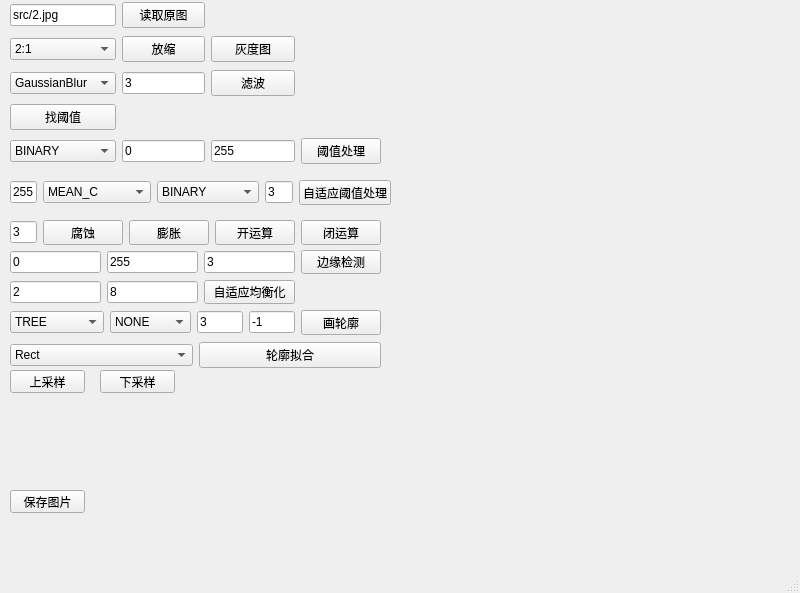
<?xml version="1.0" encoding="UTF-8"?>
<ui version="4.0">
 <class>MainWindow</class>
 <widget class="QMainWindow" name="MainWindow">
  <property name="geometry">
   <rect>
    <x>0</x>
    <y>0</y>
    <width>800</width>
    <height>593</height>
   </rect>
  </property>
  <property name="windowTitle">
   <string>MainWindow</string>
  </property>
  <widget class="QWidget" name="centralwidget">
   <widget class="QWidget" name="gridLayoutWidget">
    <property name="geometry">
     <rect>
      <x>10</x>
      <y>0</y>
      <width>371</width>
      <height>171</height>
     </rect>
    </property>
    <layout class="QGridLayout" name="gridLayout">
     <item row="6" column="0">
      <widget class="QComboBox" name="comboBox_3">
       <item>
        <property name="text">
         <string>BINARY</string>
        </property>
       </item>
       <item>
        <property name="text">
         <string>BINARY_INV</string>
        </property>
       </item>
       <item>
        <property name="text">
         <string>TRUNC</string>
        </property>
       </item>
       <item>
        <property name="text">
         <string>TOZERO</string>
        </property>
       </item>
       <item>
        <property name="text">
         <string>TOZERO_INV</string>
        </property>
       </item>
       <item>
        <property name="text">
         <string>OTSU</string>
        </property>
       </item>
       <item>
        <property name="text">
         <string>TRIANGLE</string>
        </property>
       </item>
       <item>
        <property name="text">
         <string>MASK</string>
        </property>
       </item>
      </widget>
     </item>
     <item row="1" column="0">
      <widget class="QLineEdit" name="lineEdit">
       <property name="text">
        <string>src/2.jpg</string>
       </property>
      </widget>
     </item>
     <item row="5" column="0">
      <widget class="QPushButton" name="pushButton_5">
       <property name="text">
        <string>找阈值</string>
       </property>
      </widget>
     </item>
     <item row="6" column="1">
      <widget class="QLineEdit" name="lineEdit_3">
       <property name="text">
        <string>0</string>
       </property>
      </widget>
     </item>
     <item row="6" column="3">
      <widget class="QPushButton" name="pushButton_6">
       <property name="text">
        <string>阈值处理</string>
       </property>
      </widget>
     </item>
     <item row="4" column="0">
      <widget class="QComboBox" name="comboBox_2">
       <item>
        <property name="text">
         <string>GaussianBlur</string>
        </property>
       </item>
       <item>
        <property name="text">
         <string>medianBlur</string>
        </property>
       </item>
       <item>
        <property name="text">
         <string>双边滤波</string>
        </property>
       </item>
      </widget>
     </item>
     <item row="6" column="2">
      <widget class="QLineEdit" name="lineEdit_4">
       <property name="text">
        <string>255</string>
       </property>
      </widget>
     </item>
     <item row="4" column="1">
      <widget class="QLineEdit" name="lineEdit_2">
       <property name="text">
        <string>3</string>
       </property>
      </widget>
     </item>
     <item row="4" column="2">
      <widget class="QPushButton" name="pushButton_4">
       <property name="text">
        <string>滤波</string>
       </property>
      </widget>
     </item>
     <item row="1" column="1">
      <widget class="QPushButton" name="pushButton">
       <property name="text">
        <string>读取原图</string>
       </property>
      </widget>
     </item>
     <item row="2" column="0">
      <widget class="QComboBox" name="comboBox">
       <item>
        <property name="text">
         <string>2:1</string>
        </property>
       </item>
       <item>
        <property name="text">
         <string>1:2</string>
        </property>
       </item>
       <item>
        <property name="text">
         <string>500*500</string>
        </property>
       </item>
      </widget>
     </item>
     <item row="2" column="1">
      <widget class="QPushButton" name="pushButton_3">
       <property name="text">
        <string>放缩</string>
       </property>
      </widget>
     </item>
     <item row="2" column="2">
      <widget class="QPushButton" name="pushButton_2">
       <property name="text">
        <string>灰度图</string>
       </property>
      </widget>
     </item>
    </layout>
   </widget>
   <widget class="QWidget" name="horizontalLayoutWidget">
    <property name="geometry">
     <rect>
      <x>10</x>
      <y>220</y>
      <width>371</width>
      <height>25</height>
     </rect>
    </property>
    <layout class="QHBoxLayout" name="horizontalLayout">
     <item>
      <widget class="QLineEdit" name="lineEdit_8">
       <property name="enabled">
        <bool>true</bool>
       </property>
       <property name="text">
        <string>3</string>
       </property>
      </widget>
     </item>
     <item>
      <widget class="QPushButton" name="pushButton_11">
       <property name="text">
        <string>腐蚀</string>
       </property>
      </widget>
     </item>
     <item>
      <widget class="QPushButton" name="pushButton_8">
       <property name="text">
        <string>膨胀</string>
       </property>
      </widget>
     </item>
     <item>
      <widget class="QPushButton" name="pushButton_9">
       <property name="text">
        <string>开运算</string>
       </property>
      </widget>
     </item>
     <item>
      <widget class="QPushButton" name="pushButton_10">
       <property name="text">
        <string>闭运算</string>
       </property>
      </widget>
     </item>
    </layout>
   </widget>
   <widget class="QWidget" name="gridLayoutWidget_2">
    <property name="geometry">
     <rect>
      <x>10</x>
      <y>250</y>
      <width>371</width>
      <height>54</height>
     </rect>
    </property>
    <layout class="QGridLayout" name="gridLayout_2">
     <item row="1" column="0">
      <widget class="QLineEdit" name="lineEdit_11">
       <property name="text">
        <string>2</string>
       </property>
      </widget>
     </item>
     <item row="0" column="0">
      <widget class="QLineEdit" name="lineEdit_5">
       <property name="text">
        <string>0</string>
       </property>
      </widget>
     </item>
     <item row="0" column="3">
      <widget class="QPushButton" name="pushButton_7">
       <property name="text">
        <string>边缘检测</string>
       </property>
      </widget>
     </item>
     <item row="0" column="2">
      <widget class="QLineEdit" name="lineEdit_7">
       <property name="text">
        <string>3</string>
       </property>
      </widget>
     </item>
     <item row="0" column="1">
      <widget class="QLineEdit" name="lineEdit_6">
       <property name="text">
        <string>255</string>
       </property>
      </widget>
     </item>
     <item row="1" column="2">
      <widget class="QPushButton" name="pushButton_14">
       <property name="text">
        <string>自适应均衡化</string>
       </property>
      </widget>
     </item>
     <item row="1" column="1">
      <widget class="QLineEdit" name="lineEdit_12">
       <property name="text">
        <string>8</string>
       </property>
      </widget>
     </item>
    </layout>
   </widget>
   <widget class="QWidget" name="horizontalLayoutWidget_2">
    <property name="geometry">
     <rect>
      <x>10</x>
      <y>180</y>
      <width>381</width>
      <height>25</height>
     </rect>
    </property>
    <layout class="QHBoxLayout" name="horizontalLayout_2">
     <item>
      <widget class="QLineEdit" name="lineEdit_9">
       <property name="text">
        <string>255</string>
       </property>
      </widget>
     </item>
     <item>
      <widget class="QComboBox" name="comboBox_4">
       <item>
        <property name="text">
         <string>MEAN_C</string>
        </property>
       </item>
       <item>
        <property name="text">
         <string>GAUSSIAN_C</string>
        </property>
       </item>
      </widget>
     </item>
     <item>
      <widget class="QComboBox" name="comboBox_5">
       <item>
        <property name="text">
         <string>BINARY</string>
        </property>
       </item>
       <item>
        <property name="text">
         <string>BINARY_INV</string>
        </property>
       </item>
      </widget>
     </item>
     <item>
      <widget class="QLineEdit" name="lineEdit_10">
       <property name="text">
        <string>3</string>
       </property>
      </widget>
     </item>
     <item>
      <widget class="QPushButton" name="pushButton_12">
       <property name="text">
        <string>自适应阈值处理</string>
       </property>
      </widget>
     </item>
    </layout>
   </widget>
   <widget class="QLabel" name="label">
    <property name="geometry">
     <rect>
      <x>390</x>
      <y>-70</y>
      <width>411</width>
      <height>391</height>
     </rect>
    </property>
    <property name="styleSheet">
     <string notr="true">image: url(:/img/Snipaste_2020-07-19_10-38-48.png);</string>
    </property>
    <property name="text">
     <string/>
    </property>
   </widget>
   <widget class="QPushButton" name="pushButton_13">
    <property name="geometry">
     <rect>
      <x>10</x>
      <y>490</y>
      <width>75</width>
      <height>23</height>
     </rect>
    </property>
    <property name="text">
     <string>保存图片</string>
    </property>
   </widget>
   <widget class="QWidget" name="horizontalLayoutWidget_3">
    <property name="geometry">
     <rect>
      <x>10</x>
      <y>310</y>
      <width>371</width>
      <height>25</height>
     </rect>
    </property>
    <layout class="QHBoxLayout" name="horizontalLayout_3">
     <item>
      <widget class="QComboBox" name="comboBox_6">
       <item>
        <property name="text">
         <string>TREE</string>
        </property>
       </item>
       <item>
        <property name="text">
         <string>LIST</string>
        </property>
       </item>
       <item>
        <property name="text">
         <string>CCOMP</string>
        </property>
       </item>
       <item>
        <property name="text">
         <string>EXTERNAL</string>
        </property>
       </item>
      </widget>
     </item>
     <item>
      <widget class="QComboBox" name="comboBox_7">
       <item>
        <property name="text">
         <string>NONE</string>
        </property>
       </item>
       <item>
        <property name="text">
         <string>SIMPLE</string>
        </property>
       </item>
       <item>
        <property name="text">
         <string>TC89_L1</string>
        </property>
       </item>
      </widget>
     </item>
     <item>
      <widget class="QLineEdit" name="lineEdit_13">
       <property name="text">
        <string>3</string>
       </property>
      </widget>
     </item>
     <item>
      <widget class="QLineEdit" name="lineEdit_14">
       <property name="text">
        <string>-1</string>
       </property>
      </widget>
     </item>
     <item>
      <widget class="QPushButton" name="pushButton_15">
       <property name="text">
        <string>画轮廓</string>
       </property>
      </widget>
     </item>
    </layout>
   </widget>
   <widget class="QWidget" name="gridLayoutWidget_3">
    <property name="geometry">
     <rect>
      <x>10</x>
      <y>340</y>
      <width>371</width>
      <height>31</height>
     </rect>
    </property>
    <layout class="QGridLayout" name="gridLayout_3">
     <item row="0" column="0">
      <widget class="QComboBox" name="comboBox_8">
       <item>
        <property name="text">
         <string>Rect</string>
        </property>
       </item>
       <item>
        <property name="text">
         <string>Line</string>
        </property>
       </item>
       <item>
        <property name="text">
         <string>MinRect</string>
        </property>
       </item>
       <item>
        <property name="text">
         <string>Circle</string>
        </property>
       </item>
       <item>
        <property name="text">
         <string>Ellipse</string>
        </property>
       </item>
       <item>
        <property name="text">
         <string>PolyDP</string>
        </property>
       </item>
      </widget>
     </item>
     <item row="0" column="1">
      <widget class="QPushButton" name="pushButton_16">
       <property name="text">
        <string>轮廓拟合</string>
       </property>
      </widget>
     </item>
    </layout>
   </widget>
   <widget class="QPushButton" name="pushButton_17">
    <property name="geometry">
     <rect>
      <x>10</x>
      <y>370</y>
      <width>75</width>
      <height>23</height>
     </rect>
    </property>
    <property name="text">
     <string>上采样</string>
    </property>
   </widget>
   <widget class="QPushButton" name="pushButton_18">
    <property name="geometry">
     <rect>
      <x>100</x>
      <y>370</y>
      <width>75</width>
      <height>23</height>
     </rect>
    </property>
    <property name="text">
     <string>下采样</string>
    </property>
   </widget>
  </widget>
  <widget class="QMenuBar" name="menubar">
   <property name="geometry">
    <rect>
     <x>0</x>
     <y>0</y>
     <width>800</width>
     <height>23</height>
    </rect>
   </property>
  </widget>
  <widget class="QStatusBar" name="statusbar"/>
 </widget>
 <resources>
  <include location="img.qrc"/>
 </resources>
 <connections>
  <connection>
   <sender>pushButton</sender>
   <signal>clicked()</signal>
   <receiver>MainWindow</receiver>
   <slot>GetSrcImg()</slot>
   <hints>
    <hint type="sourcelabel">
     <x>130</x>
     <y>49</y>
    </hint>
    <hint type="destinationlabel">
     <x>244</x>
     <y>253</y>
    </hint>
   </hints>
  </connection>
  <connection>
   <sender>pushButton_2</sender>
   <signal>clicked()</signal>
   <receiver>MainWindow</receiver>
   <slot>GetGrayImg()</slot>
   <hints>
    <hint type="sourcelabel">
     <x>298</x>
     <y>85</y>
    </hint>
    <hint type="destinationlabel">
     <x>244</x>
     <y>268</y>
    </hint>
   </hints>
  </connection>
  <connection>
   <sender>pushButton_5</sender>
   <signal>clicked()</signal>
   <receiver>MainWindow</receiver>
   <slot>FindThresh()</slot>
   <hints>
    <hint type="sourcelabel">
     <x>51</x>
     <y>153</y>
    </hint>
    <hint type="destinationlabel">
     <x>249</x>
     <y>344</y>
    </hint>
   </hints>
  </connection>
  <connection>
   <sender>pushButton_6</sender>
   <signal>clicked()</signal>
   <receiver>MainWindow</receiver>
   <slot>GetThreshImg()</slot>
   <hints>
    <hint type="sourcelabel">
     <x>379</x>
     <y>187</y>
    </hint>
    <hint type="destinationlabel">
     <x>305</x>
     <y>490</y>
    </hint>
   </hints>
  </connection>
  <connection>
   <sender>pushButton_7</sender>
   <signal>clicked()</signal>
   <receiver>MainWindow</receiver>
   <slot>GetCannyImg()</slot>
   <hints>
    <hint type="sourcelabel">
     <x>379</x>
     <y>296</y>
    </hint>
    <hint type="destinationlabel">
     <x>314</x>
     <y>427</y>
    </hint>
   </hints>
  </connection>
  <connection>
   <sender>pushButton_11</sender>
   <signal>clicked()</signal>
   <receiver>MainWindow</receiver>
   <slot>GetErodedImg()</slot>
   <hints>
    <hint type="sourcelabel">
     <x>136</x>
     <y>266</y>
    </hint>
    <hint type="destinationlabel">
     <x>255</x>
     <y>360</y>
    </hint>
   </hints>
  </connection>
  <connection>
   <sender>pushButton_8</sender>
   <signal>clicked()</signal>
   <receiver>MainWindow</receiver>
   <slot>GetDilateImg()</slot>
   <hints>
    <hint type="sourcelabel">
     <x>217</x>
     <y>266</y>
    </hint>
    <hint type="destinationlabel">
     <x>267</x>
     <y>375</y>
    </hint>
   </hints>
  </connection>
  <connection>
   <sender>pushButton_9</sender>
   <signal>clicked()</signal>
   <receiver>MainWindow</receiver>
   <slot>GetOpenImg()</slot>
   <hints>
    <hint type="sourcelabel">
     <x>298</x>
     <y>266</y>
    </hint>
    <hint type="destinationlabel">
     <x>305</x>
     <y>392</y>
    </hint>
   </hints>
  </connection>
  <connection>
   <sender>pushButton_10</sender>
   <signal>clicked()</signal>
   <receiver>MainWindow</receiver>
   <slot>GetCloseImg()</slot>
   <hints>
    <hint type="sourcelabel">
     <x>379</x>
     <y>266</y>
    </hint>
    <hint type="destinationlabel">
     <x>325</x>
     <y>407</y>
    </hint>
   </hints>
  </connection>
  <connection>
   <sender>lineEdit</sender>
   <signal>textChanged(QString)</signal>
   <receiver>MainWindow</receiver>
   <slot>ReadSrcImg()</slot>
   <hints>
    <hint type="sourcelabel">
     <x>40</x>
     <y>47</y>
    </hint>
    <hint type="destinationlabel">
     <x>130</x>
     <y>312</y>
    </hint>
   </hints>
  </connection>
  <connection>
   <sender>comboBox_2</sender>
   <signal>activated(QString)</signal>
   <receiver>MainWindow</receiver>
   <slot>ChooseBlurType()</slot>
   <hints>
    <hint type="sourcelabel">
     <x>101</x>
     <y>117</y>
    </hint>
    <hint type="destinationlabel">
     <x>114</x>
     <y>398</y>
    </hint>
   </hints>
  </connection>
  <connection>
   <sender>comboBox_3</sender>
   <signal>activated(QString)</signal>
   <receiver>MainWindow</receiver>
   <slot>ChooseThreshType()</slot>
   <hints>
    <hint type="sourcelabel">
     <x>73</x>
     <y>185</y>
    </hint>
    <hint type="destinationlabel">
     <x>80</x>
     <y>416</y>
    </hint>
   </hints>
  </connection>
  <connection>
   <sender>comboBox</sender>
   <signal>activated(QString)</signal>
   <receiver>MainWindow</receiver>
   <slot>ChooseRation()</slot>
   <hints>
    <hint type="sourcelabel">
     <x>25</x>
     <y>83</y>
    </hint>
    <hint type="destinationlabel">
     <x>99</x>
     <y>433</y>
    </hint>
   </hints>
  </connection>
  <connection>
   <sender>pushButton_3</sender>
   <signal>clicked()</signal>
   <receiver>MainWindow</receiver>
   <slot>GetResizeImg()</slot>
   <hints>
    <hint type="sourcelabel">
     <x>165</x>
     <y>74</y>
    </hint>
    <hint type="destinationlabel">
     <x>238</x>
     <y>287</y>
    </hint>
   </hints>
  </connection>
  <connection>
   <sender>pushButton_4</sender>
   <signal>clicked()</signal>
   <receiver>MainWindow</receiver>
   <slot>GetBlurImg()</slot>
   <hints>
    <hint type="sourcelabel">
     <x>298</x>
     <y>119</y>
    </hint>
    <hint type="destinationlabel">
     <x>258</x>
     <y>305</y>
    </hint>
   </hints>
  </connection>
  <connection>
   <sender>comboBox_4</sender>
   <signal>activated(QString)</signal>
   <receiver>MainWindow</receiver>
   <slot>ChooseAdapThreshType()</slot>
   <hints>
    <hint type="sourcelabel">
     <x>147</x>
     <y>224</y>
    </hint>
    <hint type="destinationlabel">
     <x>108</x>
     <y>446</y>
    </hint>
   </hints>
  </connection>
  <connection>
   <sender>comboBox_5</sender>
   <signal>activated(QString)</signal>
   <receiver>MainWindow</receiver>
   <slot>ChooseAdapBinaryType()</slot>
   <hints>
    <hint type="sourcelabel">
     <x>240</x>
     <y>224</y>
    </hint>
    <hint type="destinationlabel">
     <x>143</x>
     <y>467</y>
    </hint>
   </hints>
  </connection>
  <connection>
   <sender>pushButton_12</sender>
   <signal>clicked()</signal>
   <receiver>MainWindow</receiver>
   <slot>GetAdaptThreImg()</slot>
   <hints>
    <hint type="sourcelabel">
     <x>389</x>
     <y>226</y>
    </hint>
    <hint type="destinationlabel">
     <x>299</x>
     <y>445</y>
    </hint>
   </hints>
  </connection>
  <connection>
   <sender>pushButton_13</sender>
   <signal>clicked()</signal>
   <receiver>MainWindow</receiver>
   <slot>GetSaveImg()</slot>
   <hints>
    <hint type="sourcelabel">
     <x>36</x>
     <y>532</y>
    </hint>
    <hint type="destinationlabel">
     <x>67</x>
     <y>588</y>
    </hint>
   </hints>
  </connection>
  <connection>
   <sender>pushButton_14</sender>
   <signal>clicked()</signal>
   <receiver>MainWindow</receiver>
   <slot>GetCLAHEImg()</slot>
   <hints>
    <hint type="sourcelabel">
     <x>298</x>
     <y>325</y>
    </hint>
    <hint type="destinationlabel">
     <x>281</x>
     <y>514</y>
    </hint>
   </hints>
  </connection>
  <connection>
   <sender>comboBox_6</sender>
   <signal>activated(QString)</signal>
   <receiver>MainWindow</receiver>
   <slot>ChooseDrawContourMode1()</slot>
   <hints>
    <hint type="sourcelabel">
     <x>41</x>
     <y>354</y>
    </hint>
    <hint type="destinationlabel">
     <x>83</x>
     <y>481</y>
    </hint>
   </hints>
  </connection>
  <connection>
   <sender>comboBox_7</sender>
   <signal>activated(QString)</signal>
   <receiver>MainWindow</receiver>
   <slot>ChooseDrawContourMode2()</slot>
   <hints>
    <hint type="sourcelabel">
     <x>158</x>
     <y>354</y>
    </hint>
    <hint type="destinationlabel">
     <x>139</x>
     <y>496</y>
    </hint>
   </hints>
  </connection>
  <connection>
   <sender>pushButton_15</sender>
   <signal>clicked()</signal>
   <receiver>MainWindow</receiver>
   <slot>GetContoursImg()</slot>
   <hints>
    <hint type="sourcelabel">
     <x>379</x>
     <y>356</y>
    </hint>
    <hint type="destinationlabel">
     <x>380</x>
     <y>543</y>
    </hint>
   </hints>
  </connection>
  <connection>
   <sender>comboBox_8</sender>
   <signal>activated(QString)</signal>
   <receiver>MainWindow</receiver>
   <slot>ChooseFittingShape()</slot>
   <hints>
    <hint type="sourcelabel">
     <x>52</x>
     <y>373</y>
    </hint>
    <hint type="destinationlabel">
     <x>97</x>
     <y>513</y>
    </hint>
   </hints>
  </connection>
  <connection>
   <sender>pushButton_16</sender>
   <signal>clicked()</signal>
   <receiver>MainWindow</receiver>
   <slot>GetFittingImg()</slot>
   <hints>
    <hint type="sourcelabel">
     <x>221</x>
     <y>379</y>
    </hint>
    <hint type="destinationlabel">
     <x>306</x>
     <y>522</y>
    </hint>
   </hints>
  </connection>
 </connections>
 <slots>
  <signal>lineEdit_kernel(QString)</signal>
  <signal>signal1()</signal>
  <slot>GetSrcImg()</slot>
  <slot>GetGrayImg()</slot>
  <slot>GetResizeImg()</slot>
  <slot>GetBlurImg()</slot>
  <slot>FindThresh()</slot>
  <slot>GetThreshImg()</slot>
  <slot>GetCannyImg()</slot>
  <slot>GetErodedImg()</slot>
  <slot>GetDilateImg()</slot>
  <slot>GetOpenImg()</slot>
  <slot>GetCloseImg()</slot>
  <slot>ReadSrcImg()</slot>
  <slot>MyPyQT_Form()</slot>
  <slot>slot1()</slot>
  <slot>ChooseRation()</slot>
  <slot>ChooseBlurType()</slot>
  <slot>ChooseThreshType()</slot>
  <slot>ChooseAdapThreshType()</slot>
  <slot>ChooseAdapBinaryType()</slot>
  <slot>GetAdaptThreImg()</slot>
  <slot>GetSaveImg()</slot>
  <slot>GetCLAHEImg()</slot>
  <slot>ChooseDrawContourMode1()</slot>
  <slot>ChooseDrawContourMode2()</slot>
  <slot>ChooseFittingShape()</slot>
  <slot>GetContoursImg()</slot>
  <slot>GetFittingImg()</slot>
 </slots>
</ui>
